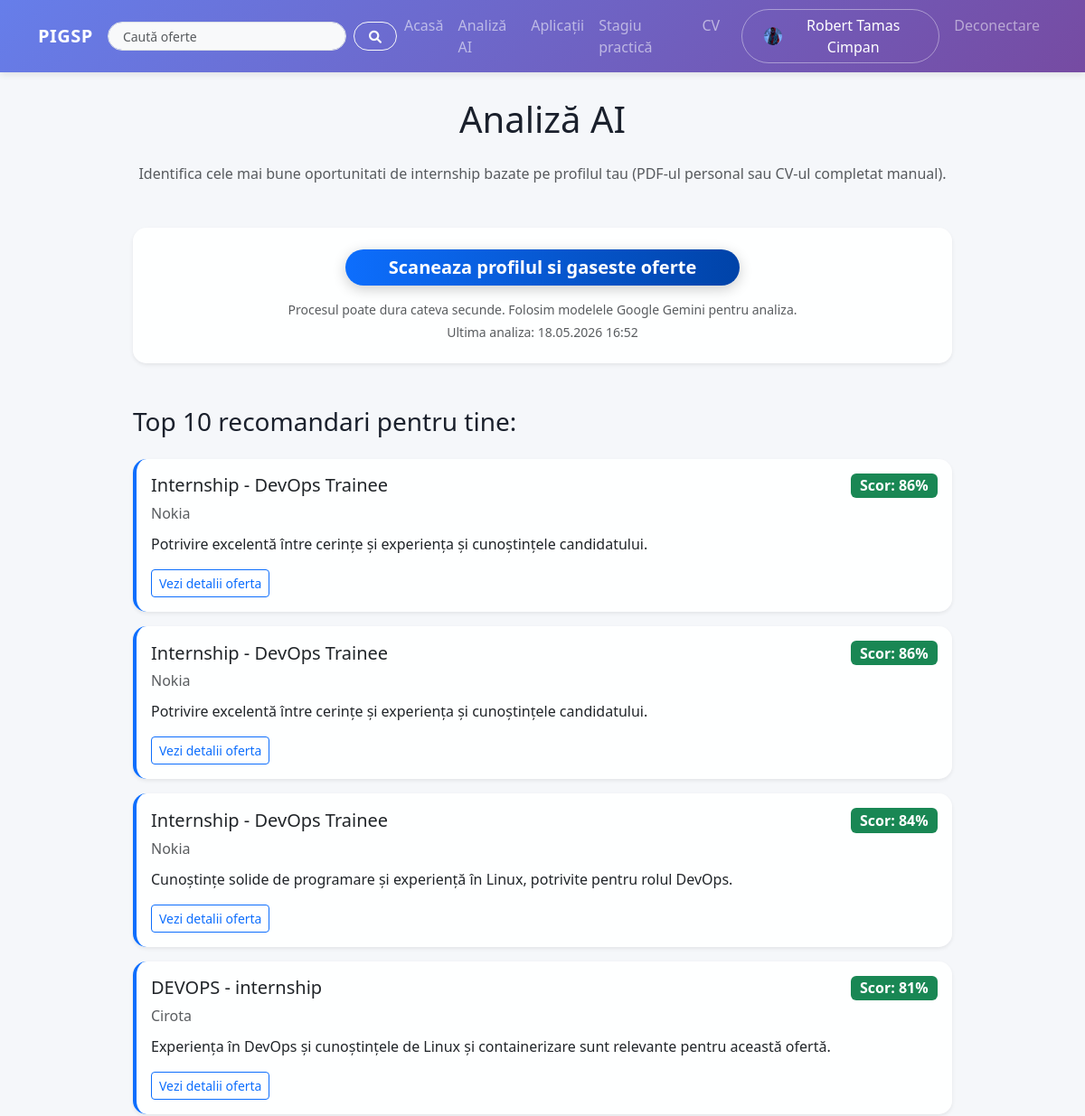
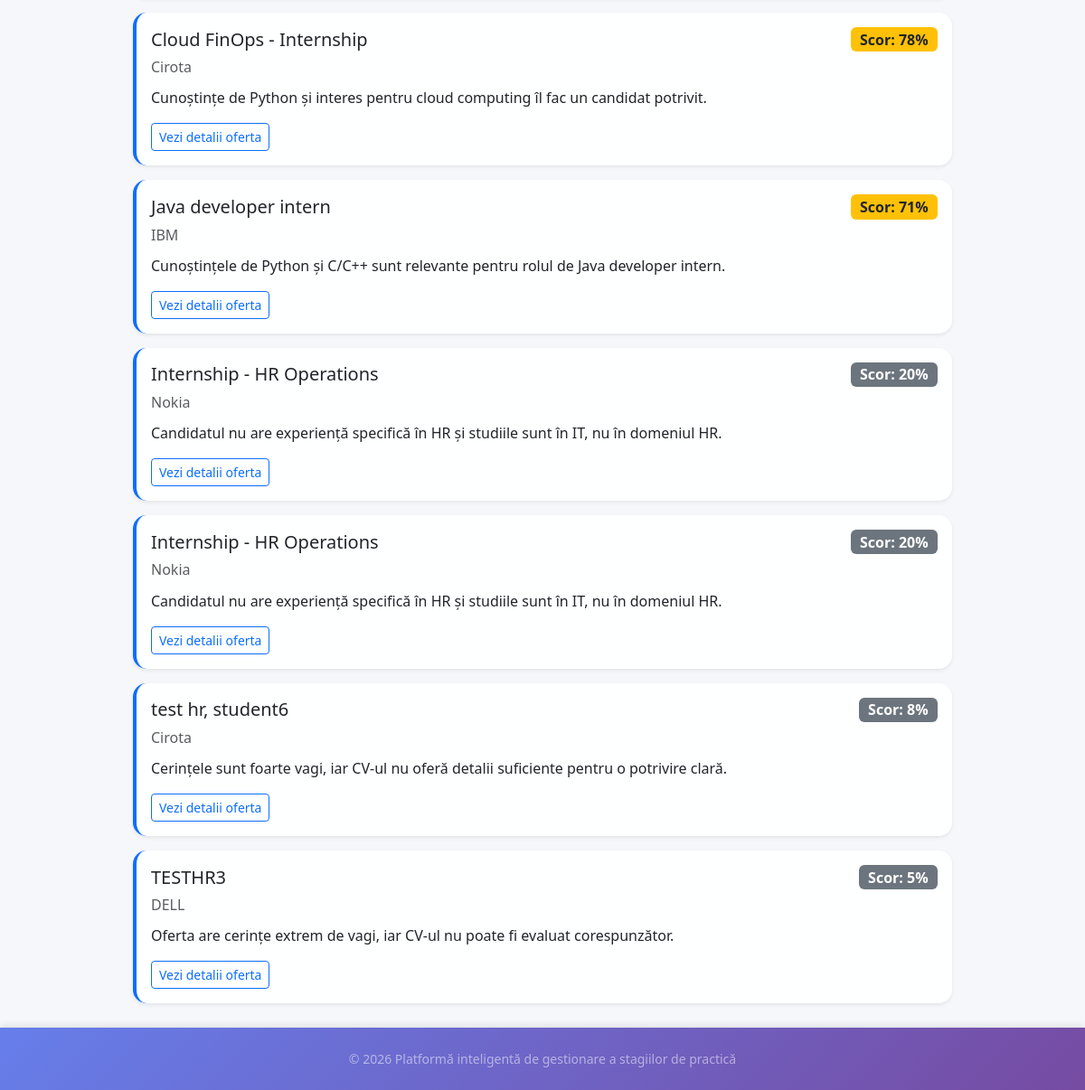
The app's page /smart-matching/ (signed in) with its own data (2 pictures, top to bottom).
### accounts/models.py (models this page shows, shortened)
class User(AbstractUser):
    username_validator = UnicodeUsernameValidator()
    ROLE_CHOICES = [
        ("student", "Student"),
        ("company", "Companie"),
    ]
    username = models.CharField(
        "username",
        max_length=30,
        unique=True,
        help_text="30 de caractere sau mai puțin. Doar litere, cifre și @/./+/-/_ .",
        validators=[username_validator],
        error_messages={
            "unique": "Un utilizator cu acest nume există deja.",
        },
    )
    role = models.CharField(max_length=20, choices=ROLE_CHOICES, default="student")
    phone_number = models.CharField(max_length=15, blank=False, null=True, default=None)
    birth_date = models.DateField(null=True, blank=True)
    profile_picture = models.ImageField(
        upload_to="profile_pictures/", null=True, blank=True
    )
    class Meta:
        db_table = "auth_user"
        verbose_name = "Utilizator"
        verbose_name_plural = "Utilizatori"
    def is_student(self):
        return self.role == "student"

class CompanyProfile(models.Model):
    user = models.OneToOneField(
        User, on_delete=models.CASCADE, related_name="company_profile"
    )
    company_name = models.CharField(max_length=255)
    domain = models.CharField(max_length=50, choices=DOMAIN_CHOICES, default="altele")
    industry = models.CharField(max_length=255, blank=True)
    website = models.URLField(blank=True)
    address = models.TextField(blank=True)
    contact_person = models.CharField(max_length=255, blank=True)
    contact_phone = models.CharField(max_length=20, blank=True)
    created_at = models.DateTimeField(auto_now_add=True)
    class Meta:
        verbose_name = "Profil companie"
        verbose_name_plural = "Profile companii"

### main/models.py (models this page shows, shortened)
class CompatibilityMatch(models.Model):
    student = models.ForeignKey(
        User,
        on_delete=models.CASCADE,
        limit_choices_to={"role": "student"},
        related_name="compatibility_matches",
    )
    offer = models.ForeignKey(
        InternshipOffer,
        on_delete=models.CASCADE,
        related_name="compatibility_matches",
    )
    score = models.IntegerField()
    explanation = models.TextField()
    created_at = models.DateTimeField(auto_now_add=True)
    class Meta:
        ordering = ["-score"]
        verbose_name = "Potrivire compatibilitate"
        verbose_name_plural = "Potriviri compatibilitate"

class InternshipOffer(models.Model):
    company = models.ForeignKey(
        User,
        on_delete=models.CASCADE,
        limit_choices_to={"role": "company"},
        related_name="internship_offers",
    )
    title = models.CharField(max_length=255)
    description = models.TextField()
    requirements = models.TextField(blank=True)
    location = models.CharField(max_length=255, blank=True)
    duration_weeks = models.IntegerField(default=12)
    start_date = models.DateField(null=True, blank=True)
    is_active = models.BooleanField(default=True)
    created_at = models.DateTimeField(auto_now_add=True)
    updated_at = models.DateTimeField(auto_now=True)
    class Meta:
        ordering = ["-created_at"]
        verbose_name = "Ofertă de stagiu"
        verbose_name_plural = "Oferte de stagiu"

### main/views.py (the view)
@login_required
def smart_match(request):
    if not request.user.is_student():
        return _forbidden_page(
            request,
            "Doar studenții pot vizualiza rezultatele de compatibilitate.",
        )
    if request.method == "POST":
        return smart_match_sync(request)
    is_match_running = bool(cache.get(_smart_match_lock_key(request.user.id)))
    student_matches = CompatibilityMatch.objects.filter(student=request.user)
    student_cv = StudentCV.objects.filter(user=request.user).first()
    has_applicable_cv_data = has_applicable_cv(student_cv)
    matches = student_matches.select_related("offer").order_by("-score")[:10]
    last_analysis_at = (
        student_matches.order_by("-created_at")
        .values_list("created_at", flat=True)
        .first()
    )
    return render(
        request,
        "main/smart_match.html",
        {
            "matches": matches,
            "is_match_running": is_match_running,
            "last_analysis_at": last_analysis_at,
            "has_applicable_cv": has_applicable_cv_data,
        },
    )

### main/views.py (called while the page is built)
def _smart_match_lock_key(user_id):
    return f"smart_match_running_{user_id}"

def has_applicable_cv(cv):
    if not cv:
        return False
    if bool(cv.pdf_file):
        return True
    return bool((cv.resume or "").strip())

### templates/main/smart_match.html (shortened to what this page needs)
{% extends 'base.html' %}
{% load static %}
{% block content %}
<div class="container mt-5">
    <div class="row justify-content-center">
        <div class="col-md-10 text-center">
            <h1 class="mb-4">Analiză AI</h1>
            <p class="text-muted mb-5">
                Identifica cele mai bune oportunitati de internship bazate pe profilul tau (PDF-ul personal sau CV-ul completat manual).
            </p>
            <div class="card shadow-sm mb-5 p-4">
                {% if has_applicable_cv %}
                    <form id="match-form" method="post" action="{% url 'smart_match' %}">
                        <button type="submit" id="scan-btn" class="btn btn-primary btn-lg px-5" {% if is_match_running %}disabled{% endif %}>
                            <span id="btn-text">
                                {% if is_match_running %}Se analizeaza...{% else %}Scaneaza profilul si gaseste oferte{% endif %}
                            </span>
                        </button>
                    </form>
                {% endif %}
                <small class="text-muted d-block mt-3">
                    Procesul poate dura cateva secunde. Folosim modelele Google Gemini pentru analiza.
                </small>
                {% if last_analysis_at %}
                    <small class="text-muted d-block mt-1">Ultima analiza: {{ last_analysis_at|date:"d.m.Y H:i" }}</small>
                {% endif %}
            </div>
            <div id="results-section">
                {% if matches %}
                    <h3 class="mb-4 text-start">Top 10 recomandari pentru tine:</h3>
                    <div class="row text-start">
                        {% for match in matches %}
                            <div class="col-12 mb-3">
                                <div class="card h-100 border-start border-primary border-4 shadow-sm">
                                    <div class="card-body">
                                        <div class="d-flex justify-content-between align-items-center mb-2">
                                            <h5 class="card-title mb-0">{{ match.offer.title }}</h5>
                                            <span class="badge {% if match.score > 80 %}bg-success{% elif match.score > 50 %}bg-warning text-dark{% else %}bg-secondary{% endif %} fs-6">
                                                Scor: {{ match.score }}%
                                            </span>
                                        </div>
                                        <h6 class="card-subtitle mb-2 text-muted">{{ match.offer.company.company_profile.company_name }}</h6>
                                        <p class="card-text">{{ match.explanation }}</p>
                                        <a href="{% url 'offer_details' match.offer.id %}" class="btn btn-sm btn-outline-primary">Vezi detalii oferta</a>
                                    </div>
                                </div>
                            </div>
                        {% endfor %}
                    </div>
                {% endif %}
            </div>
        </div>
    </div>
</div>
{% endblock %}

### templates/base.html (shortened to what this page needs)
{% load static %}
<!DOCTYPE html>
<html lang="ro">
<head>
    <link href="https://cdn.jsdelivr.net/npm/bootstrap@5.3.0/dist/css/bootstrap.min.css" rel="stylesheet">
    <link rel="stylesheet" href="https://cdnjs.cloudflare.com/ajax/libs/font-awesome/6.0.0/css/all.min.css">
    <link rel="stylesheet" href="{% static 'css/style.css' %}">
</head>
<body>
    <nav class="navbar navbar-expand-lg navbar-dark bg-transparent mb-4">
        <div class="container">
            <a class="navbar-brand fw-bold" href="{% url 'home' %}">
                PIGSP
            </a>
            <div class="collapse navbar-collapse" id="navbarNav">
                <form class="d-flex align-items-center mx-lg-auto my-2 my-lg-0 w-100" method="get" action="{% url 'home' %}" role="search" style="max-width: 320px;">
                    <input class="form-control form-control-sm rounded-pill me-2" type="text" name="q" value="{{ q|default:'' }}" placeholder="Caută oferte" aria-label="Caută oferte" style="height: 32px;">
                    <button class="btn btn-outline-light btn-sm rounded-pill px-3" type="submit" aria-label="Caută" style="height: 32px;">
                        <i class="fas fa-search"></i>
                    </button>
                </form>
                <ul class="navbar-nav ms-auto">
                    <li class="nav-item"><a class="nav-link" href="{% url 'home' %}">Acasă</a></li>
                    {% if user.is_authenticated %}
                        {% if user.is_student %}
                            <li class="nav-item"><a class="nav-link" href="{% url 'smart_match' %}">Analiză AI</a></li>
                            <li class="nav-item"><a class="nav-link" href="{% url 'my_applications' %}">Aplicații</a></li>
                            <li class="nav-item"><a class="nav-link" href="{% url 'my_internship' %}">Stagiu practică</a></li>
                            <li class="nav-item"><a class="nav-link" href="{% url 'view_cv' %}">CV</a></li>
                        {% elif user.is_company %}
                            <li class="nav-item"><a class="nav-link" href="{% url 'company_my_offers' %}">Ofertele mele</a></li>
                            <li class="nav-item"><a class="nav-link" href="{% url 'company_candidates' %}">Candidați</a></li>
                        {% endif %}
                        <li class="nav-item ms-lg-3">
                            <a class="nav-link btn btn-white-outline px-4 d-flex align-items-center gap-2" href="{% url 'profile' %}">
                                {% if user.profile_picture %}
                                    <img src="{{ user.profile_picture.url }}" alt="Profil" class="rounded-circle" style="width: 20px; height: 20px; object-fit: cover;">
                                {% else %}
                                    <div class="rounded-circle bg-light d-flex align-items-center justify-content-center" style="width: 20px; height: 20px;">
                                        <i class="fas fa-user text-muted" style="font-size: 14px;"></i>
                                    </div>
                                {% endif %}
                                {{ user.get_full_name|default:user.username }}
                            </a>
                        </li>
                        <li class="nav-item">
                            <form action="{% url 'logout' %}" method="post" class="d-inline">
                                <button type="submit"
                                    class="nav-link btn btn-link border-0 text-white-50 ms-2">Deconectare</button>
                            </form>
                        </li>
                    {% else %}
                        <li class="nav-item"><a class="nav-link" href="{% url 'login' %}">Autentificare</a></li>
                        <li class="nav-item ms-2">
                            <a class="btn btn-light rounded-pill px-4 fw-bold text-primary"
                                href="{% url 'register' %}">Înregistrare</a>
                        </li>
                    {% endif %}
                </ul>
            </div>
        </div>
    </nav>
    <div class="container main-container">
        {% block content %}{% endblock %}
    </div>
    <footer class="text-center text-white-50 mt-5 py-4">
        <p class="mb-0 small">&copy; 2026 Platformă inteligentă de gestionare a stagiilor de practică</p>
    </footer>
</body>
</html>

### static/css/style.css (style rules this page uses)
body { background: #f5f7fa; min-height: 100vh; font-family: 'Segoe UI', Tahoma, Geneva, Verdana, sans-serif; color: #2c3e50; display: flex; flex-direction: column; padding-top: 60px; padding-bottom: 80px; }
h1, h2, h3, h4, h5, h6 { color: #1a202c; }
.main-container { flex: 1 0 auto; }
footer { flex-shrink: 0; background: linear-gradient(135deg, #667eea 0%, #764ba2 100%); color: white; position: fixed; bottom: 0; left: 0; right: 0; box-shadow: 0 -2px 8px rgba(0,0,0,0.1); }
.navbar { background: linear-gradient(135deg, #667eea 0%, #764ba2 100%) !important; position: fixed; top: 0; left: 0; right: 0; z-index: 1030; box-shadow: 0 2px 8px rgba(0,0,0,0.1); }
.card { background: rgba(255, 255, 255, 0.95); border: none; border-radius: 15px; box-shadow: 0 8px 32px 0 rgba(31, 38, 135, 0.37); transition: transform 0.2s; }
.navbar-brand { letter-spacing: 0.5px; }
.nav-link { font-weight: 500; transition: all 0.2s; }
.btn-white-outline { border: 1px solid rgba(255,255,255,0.4); color: white; border-radius: 50px; padding: 5px 25px; position: relative; top: 2px; }
.form-control, .form-select { border-radius: 10px; background-color: #f8f9fa; border: 1px solid #dee2e6; padding: 0.75rem 1rem; }
.btn-primary { background: linear-gradient(90deg, #0d6efd 0%, #0043a8 100%); border: none; border-radius: 50px; padding: 5px 30px; font-weight: 600; box-shadow: 0 4px 15px rgba(0,0,0,0.2); transition: all 0.3s ease; }
a { text-decoration: none; }
.card-body .mb-2 { margin-bottom: 0.75rem !important; }

### records on screen
CompatibilityMatch: offer "Internship - DevOps Trainee", score "86", offer.company.company_profile.company_name "Nokia", explanation "Potrivire excelentă între cerințe și experiența și cunoștințele candidatului."
CompatibilityMatch: offer "Internship - DevOps Trainee", score "86", offer.company.company_profile.company_name "Nokia", explanation "Potrivire excelentă între cerințe și experiența și cunoștințele candidatului."
CompatibilityMatch: offer "Internship - DevOps Trainee", score "84", offer.company.company_profile.company_name "Nokia", explanation "Cunoștințe solide de programare și experiență în Linux, potrivite pentru rolul DevOps."
CompatibilityMatch: offer "DEVOPS - internship", score "81", offer.company.company_profile.company_name "Cirota", explanation "Experiența în DevOps și cunoștințele de Linux și containerizare sunt relevante pentru această ofertă."
CompatibilityMatch: offer "Cloud FinOps - Internship", score "78", offer.company.company_profile.company_name "Cirota", explanation "Cunoștințe de Python și interes pentru cloud computing îl fac un candidat potrivit."
CompatibilityMatch: offer "Java developer intern", score "71", offer.company.company_profile.company_name "IBM", explanation "Cunoștințele de Python și C/C++ sunt relevante pentru rolul de Java developer intern."
CompatibilityMatch: offer "Internship - HR Operations", score "20", offer.company.company_profile.company_name "Nokia", explanation "Candidatul nu are experiență specifică în HR și studiile sunt în IT, nu în domeniul HR."
CompatibilityMatch: offer "Internship - HR Operations", score "20", offer.company.company_profile.company_name "Nokia", explanation "Candidatul nu are experiență specifică în HR și studiile sunt în IT, nu în domeniul HR."
CompatibilityMatch: offer "test hr, student6", score "8", offer.company.company_profile.company_name "Cirota", explanation "Cerințele sunt foarte vagi, iar CV-ul nu oferă detalii suficiente pentru o potrivire clară."
CompatibilityMatch: offer "TESTHR3", score "5", offer.company.company_profile.company_name "DELL", explanation "Oferta are cerințe extrem de vagi, iar CV-ul nu poate fi evaluat corespunzător."

### other values on screen
{{ user.get_full_name|default:user.username }} "Robert Tamas Cimpan"
{{ last_analysis_at|date:"d.m.Y H:i" }} "18.05.2026 16:52"
